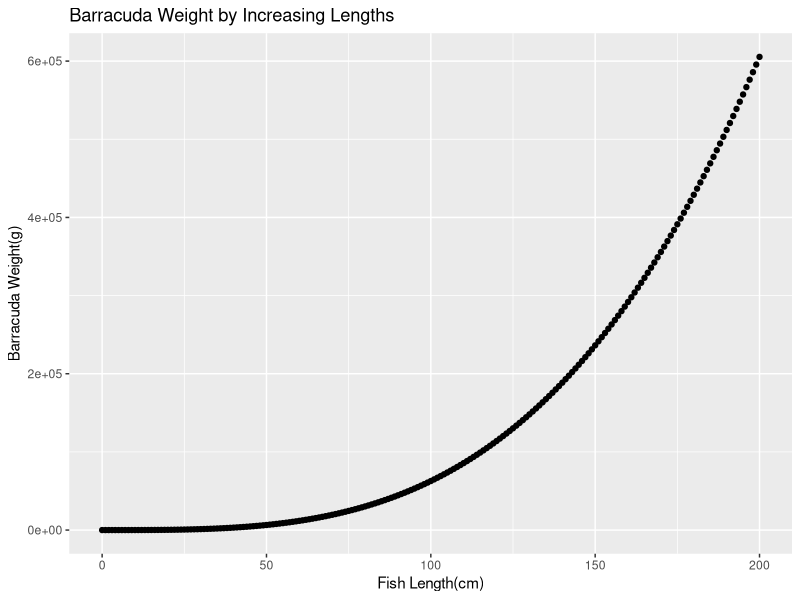

Write the R code that produced this figure.
## ---- chunk 1
knitr::opts_chunk$set(echo = TRUE)
library(tidyverse)
## ---- chunk 2
standard_weight <- function(a, b, length){
  a*(length^b)
}

print(Milkfish <- standard_weight(a=0.0905, b=2.52, length=60))
print(Giant_Trevally <- standard_weight( a = 0.0353, b = 3.05, length = 60))
print(Giant_Barracuda <- standard_weight(a = 0.0181, b = 3.27, length = 60))

fish_length <- seq(from = 0, to = 200, by = 1)

Giant_Barry <- standard_weight(a = 0.0181, b = 3.27, length = fish_length)

barracuda_df <- data.frame(fish_length, Giant_Barry)

ggplot(data = barracuda_df, aes(x = fish_length, y = Giant_Barry)) + 
         geom_point() +
         labs(x = "Fish Length(cm)", 
              y = "Barracuda Weight(g)", 
              title = "Barracuda Weight by Increasing Lengths")


